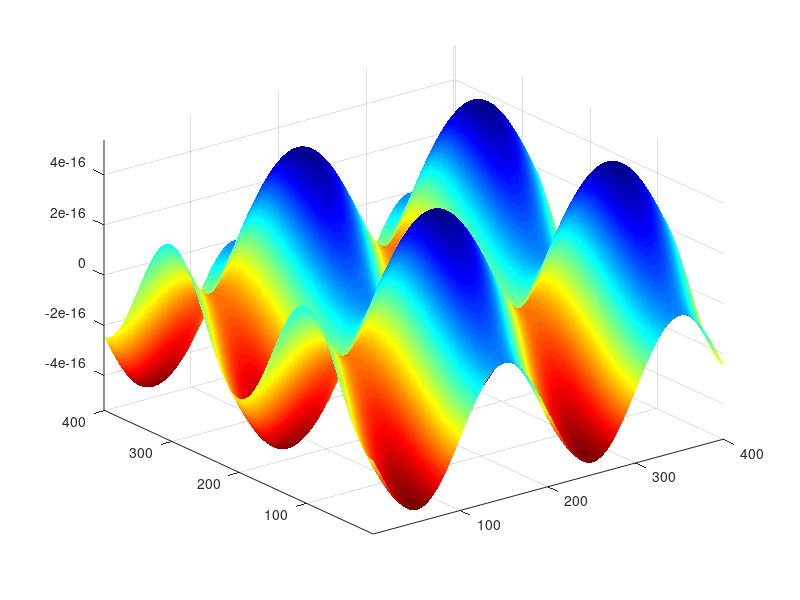

This chart was generated by the following MATLAB code:
%MOVIE_EX3.M Sample of movie making from Moore.
%This one does a surface with the movie function.
%Grant Clark
%BREE 252
%2011

%% Housekeeping
clear, clc, close     %clear workspace, command window, figure

%% Set-up
disp('Creating the movie...')

x=0:pi/100:4*pi;    %define x vector
y=x;                %set intial y vector
[X Y]=meshgrid(x,y);%generate mesh of coordinates
z=3*sin(X)+cos(Y);  %calculate 'height' values for each point

%% First plot
h=surf(z);          %generate figure and capture handle
axis tight;         %set axis property to tight spacing
set(gca, 'nextplot', 'replacechildren') %replace the 'child objects' on axes, but not axes
shading interp
colormap(jet)

%% Loop to generate the movie
m=1;
for k=0:pi/50:2*pi;        %start loop
    z=(sin(X)+cos(Y)).*sin(k);
    set(h,'ZData',z);
    M(m)=getframe;          %store the image in a big matrix
    m=m+1;                  %increment m
end
disp('Done creating the movie.')
